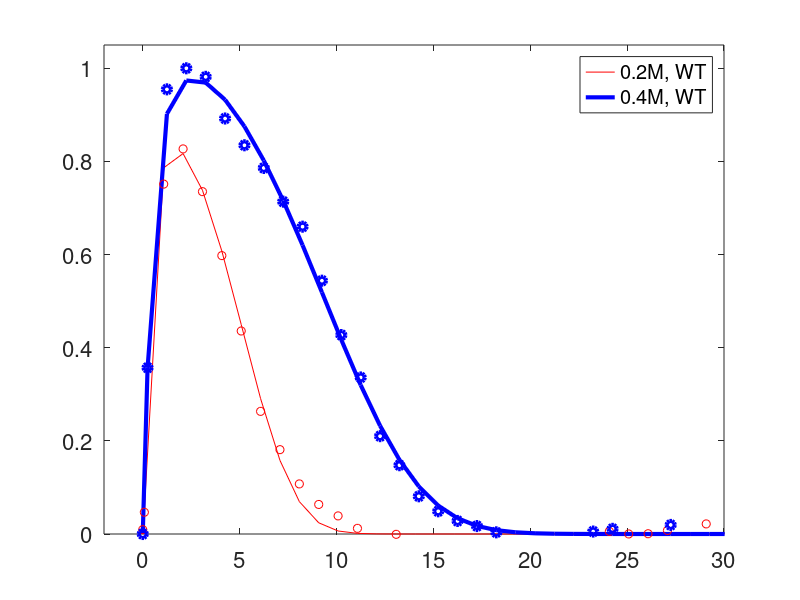

Source code (MATLAB):

function Main_ID_Match_Hog1
clear all
global n_iters min_err

load best_par_hog1_signal
x0=[Par(1:6)];
min_err=inf;
min_err = get_err(x0)
return
% x0=[2.3613e+00 1.2928e-05 1.6773e-03  1.5764e+04]

% x0=[2.3675 1.3045e-05 0.001677  15653  0.3 0.01824 53.249];

%% initialize Random number Generator
randn('state',sum(100*clock)); rand('twister',sum(100*clock));  %seed the randome number generator
n_iters=0;  %iteration counter
min_err = 80;  %initialize objective function

%%  Gradient search
options = optimset('MaxFunEvals', 40000, 'MaxIter', 10000,'FunValCheck', 'on');
for jj=1:10
    
    for i=1:2
        x0 = fminsearch(@get_err,x0,options);  %call gradient based search
        min_err
    end
    ann_gen = @(x,L) (x+x.*randn(size(x))/1000*min(L,1)^2);
    cooling = @(T) (0.5*T);
    options = anneal();
    options.Generator = ann_gen;
    options.CoolSched = cooling;
    options.Verbosity = 0;
    options.InitTemp = 1e-3;
    options.StopTemp = 1e-10;
    [x0,fval] = annealT(@get_err,x0,options);
end

function [err] = get_err(Par)
global min_err
Parameters.eta = Par(1);
Parameters.r1 = Par(2);
alpha = Par(3);
Parameters.M = Par(4);
Parameters.del = Par(5);
Parameters.t0 = Par(6);

load Hog1-02M-04M
Ht02=M02/max(M04);
Ht04=M04/max(M04);

t02 = max(0,t02*60-Parameters.t0);
t04 = max(0,t04*60-Parameters.t0);

Parameters.r2 = alpha/(.2-Parameters.del);
hog_sig = (1-exp(-Parameters.r1*t02)).*exp(-Parameters.r2*t02);
k_02 = (hog_sig./(1+hog_sig*Parameters.M)).^Parameters.eta/1.0727183838607e-10;

Parameters.r2 = alpha/(.4-Parameters.del);
hog_sig = (1-exp(-Parameters.r1*t04)).*exp(-Parameters.r2*t04);
k_04 = (hog_sig./(1+hog_sig*Parameters.M)).^Parameters.eta/1.0727183838607e-10;

err = norm(Ht02-k_02,2)^2+norm(Ht04-k_04,2)^2;

if err<min_err
%     Par
    save best_par_hog1_signal Par
    min_err=err;
    hold off
    plot(t02/60,k_02,'r',t04/60,k_04,'b','linewidth',3);
    hold on
    plot(t02/60,Ht02,'ro',t04/60,Ht04,'bo','linewidth',3);
    drawnow
    set(gca,'fontsize',16,'xlim',[-2 30],'ylim',[0 1.05])
    legend('0.2M, WT','0.4M, WT')
    
    save WT-02-04

end

